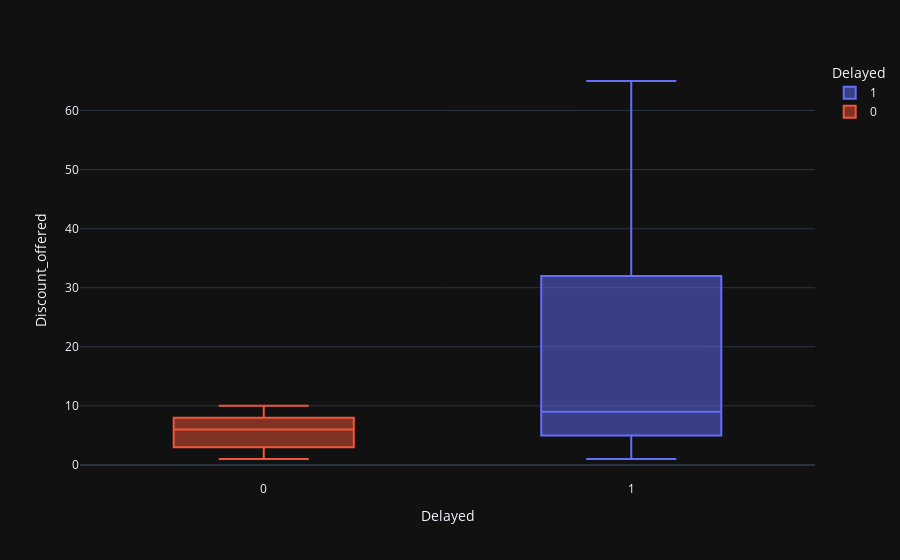

The notebook cell saved with this chart:
### Code cell
# looking at the relation between discount offered and whether the product reached on time or not using boxplot

px.box(data_frame = df, x = 'Delayed', y = 'Discount_offered',
       color = 'Delayed', template = 'plotly_dark')

### Figure 1 — Plotly figure (JSON) as saved in the notebook; plotly's stock layout.template omitted (floating-point values rounded to 4 significant figures; data arrays with more than 128 entries replaced by an {"elided": "..."} marker saying what was removed)
{"data": [{"alignmentgroup": "True", "hovertemplate": "Delayed=%{x}<br>Discount_offered=%{y}<extra></extra>", "legendgroup": "1", "marker": {"color": "#636efa"}, "name": "1", "notched": false, "offsetgroup": "1", "orientation": "v", "showlegend": true, "type": "box", "x": {"elided": "6563 int values"}, "x0": " ", "xaxis": "x", "y": {"elided": "6563 int values"}, "y0": " ", "yaxis": "y"}, {"alignmentgroup": "True", "hovertemplate": "Delayed=%{x}<br>Discount_offered=%{y}<extra></extra>", "legendgroup": "0", "marker": {"color": "#EF553B"}, "name": "0", "notched": false, "offsetgroup": "0", "orientation": "v", "showlegend": true, "type": "box", "x": {"elided": "4436 int values"}, "x0": " ", "xaxis": "x", "y": {"elided": "4436 int values"}, "y0": " ", "yaxis": "y"}], "layout": {"boxmode": "overlay", "legend": {"title": {"text": "Delayed"}, "tracegroupgap": 0}, "margin": {"t": 60}, "xaxis": {"anchor": "y", "categoryarray": [1, 0], "categoryorder": "array", "domain": [0, 1], "title": {"text": "Delayed"}}, "yaxis": {"anchor": "x", "domain": [0, 1], "title": {"text": "Discount_offered"}}}}
